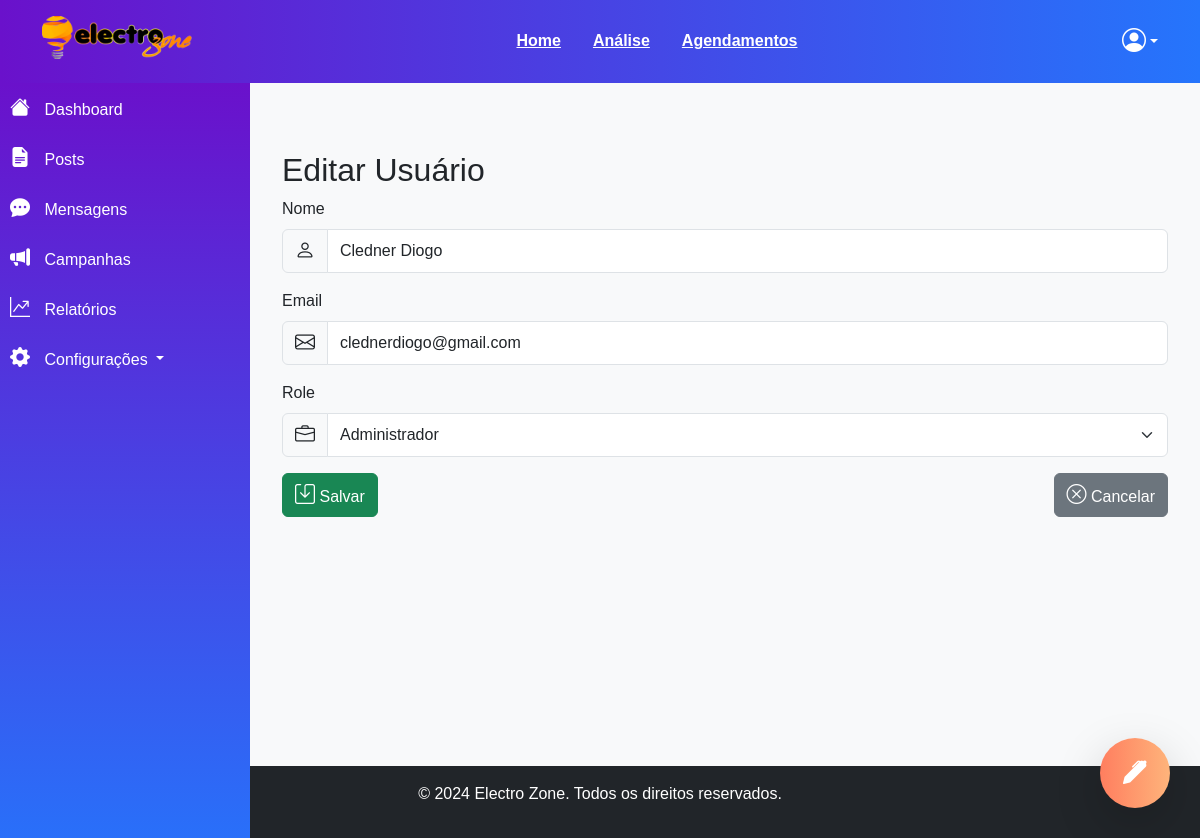
The app's page /usuarios/editar/1 (signed in) with its own data.
### main.py (models this page shows, shortened)
class User(UserMixin,db.Model):
    id = db.Column(db.Integer, primary_key=True)
    nome = db.Column(db.String(150), unique=True, nullable=False)
    email = db.Column(db.String(150), unique=True, nullable=False)
    senha = db.Column(db.String(200), nullable=False)
    criado_em = db.Column(db.DateTime, default=datetime.utcnow, nullable=False)
    atualizado_em = db.Column(db.DateTime, default=datetime.utcnow, onupdate=datetime.utcnow, nullable=False)
    ativo = db.Column(db.Boolean, default=True, nullable=False)
    role = db.Column(db.String(50), default='Admin', nullable=False)  # Exemplos: 'admin', 'usuario', 'moderador'
    reset_token = db.Column(db.String(100), nullable=True)
    reset_token_expira_em = db.Column(db.DateTime, nullable=True)

### main.py (the view, shortened to what this page needs)
@app.route('/usuarios/editar/<int:id>', methods=['GET', 'POST'])
@login_required
@admin_required
def editar_usuario(id):
    usuario = User.query.get_or_404(id)
    return render_template('editar.html', usuario=usuario)

### main.py (called while the page is built)
@login_manager.user_loader
def load_user(id):
    return db.session.get(User, int(id))

def login_required(f):
    @wraps(f)
    def decorated_function(*args, **kwargs):
        if 'usuario_id' not in session:
            flash('Por favor, faça login para continuar.', 'warning')
            return redirect(url_for('login'))
        return f(*args, **kwargs)
    return decorated_function

def admin_required(f):
    @wraps(f)
    def decorated_function(*args, **kwargs):
        if not current_user.is_authenticated or current_user.role != 'Administrador':
            abort(403)
        return f(*args, **kwargs)
    return decorated_function

### templates/editar.html (shortened to what this page needs)
{% extends "base.html" %}
{% block content %}
<div class="container mt-5">
    <h2>Editar Usuário</h2>
    <form action="{{ url_for('editar_usuario', id=usuario.id) }}" method="post">
        <div class="mb-3">
            <label for="nome" class="form-label">Nome</label>
            <div class="input-group">
                <span class="input-group-text"><i class="bi bi-person"></i></span>
                <input type="text" class="form-control" id="nome" name="nome" value="{{ usuario.nome }}" required>
            </div>
        </div>
        <div class="mb-3">
            <label for="email" class="form-label">Email</label>
            <div class="input-group">
                <span class="input-group-text"><i class="bi bi-envelope"></i></span>
                <input type="email" class="form-control" id="email" name="email" value="{{ usuario.email }}" required>
            </div>
        </div>
        <div class="mb-3">
            <label for="role" class="form-label">Role</label>
            <div class="input-group">
                <span class="input-group-text"><i class="bi bi-briefcase"></i></span>
                <select class="form-select" id="role" name="role">
                    <option value="Administrador" {% if usuario.role == "Administrador" %}selected{% endif %}>Administrador</option>
                </select>
            </div>
        </div>
        <div class="d-flex justify-content-between">
            <button type="submit" class="btn btn-success"><i class="bi bi-save"></i> Salvar</button>
            <a href="{{ url_for('listar_usuarios') }}" class="btn btn-secondary"><i class="bi bi-x-circle"></i> Cancelar</a>
        </div>
    </form>
</div>
{% endblock %}

### static/styles.css (style rules this page uses)
body { font-family: 'Arial', sans-serif; }

### templates/base.html (style rules this page uses)
.bi { font-size: 1.25rem; }
body { font-family: 'Arial', sans-serif; background-color: #f8f9fa; }
.container.mt-5 { height: 595px; overflow-y: auto; }

### records on screen
User: nome "Cledner Diogo", email "clednerdiogo@gmail.com", role "Administrador"
